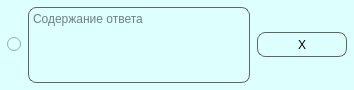
<?xml version="1.0" encoding="UTF-8"?>
<ui version="4.0">
 <class>Form</class>
 <widget class="QWidget" name="Form">
  <property name="geometry">
   <rect>
    <x>0</x>
    <y>0</y>
    <width>354</width>
    <height>90</height>
   </rect>
  </property>
  <property name="windowTitle">
   <string>Form</string>
  </property>
  <layout class="QVBoxLayout" name="verticalLayout">
   <property name="spacing">
    <number>0</number>
   </property>
   <property name="leftMargin">
    <number>0</number>
   </property>
   <property name="topMargin">
    <number>0</number>
   </property>
   <property name="rightMargin">
    <number>0</number>
   </property>
   <property name="bottomMargin">
    <number>0</number>
   </property>
   <item>
    <widget class="QWidget" name="widgetP" native="true">
     <property name="enabled">
      <bool>true</bool>
     </property>
     <property name="sizePolicy">
      <sizepolicy hsizetype="Preferred" vsizetype="Preferred">
       <horstretch>0</horstretch>
       <verstretch>0</verstretch>
      </sizepolicy>
     </property>
     <property name="minimumSize">
      <size>
       <width>0</width>
       <height>90</height>
      </size>
     </property>
     <property name="maximumSize">
      <size>
       <width>16777215</width>
       <height>90</height>
      </size>
     </property>
     <property name="baseSize">
      <size>
       <width>0</width>
       <height>0</height>
      </size>
     </property>
     <property name="styleSheet">
      <string notr="true">background-color: rgb(221, 255, 253);</string>
     </property>
     <layout class="QHBoxLayout" name="horizontalLayout">
      <property name="spacing">
       <number>7</number>
      </property>
      <property name="leftMargin">
       <number>7</number>
      </property>
      <property name="topMargin">
       <number>7</number>
      </property>
      <property name="rightMargin">
       <number>7</number>
      </property>
      <property name="bottomMargin">
       <number>7</number>
      </property>
      <item>
       <widget class="QRadioButton" name="radioButton_is_correct">
        <property name="text">
         <string/>
        </property>
       </widget>
      </item>
      <item>
       <widget class="QTextEdit" name="textEdit_answer">
        <property name="styleSheet">
         <string notr="true">border: 1px solid  rgb(92, 103, 101);
border-radius: 8px;</string>
        </property>
        <property name="placeholderText">
         <string>Содержание ответа</string>
        </property>
       </widget>
      </item>
      <item>
       <widget class="QPushButton" name="pushButton_delete_answer">
        <property name="minimumSize">
         <size>
          <width>90</width>
          <height>25</height>
         </size>
        </property>
        <property name="styleSheet">
         <string notr="true">QPushButton {
	border: 1px solid  rgb(92, 103, 101);
	border-radius: 8px;

}

QPushButton::pressed {
	background-color: rgb(196, 235, 255);

}</string>
        </property>
        <property name="text">
         <string>X</string>
        </property>
       </widget>
      </item>
     </layout>
    </widget>
   </item>
  </layout>
 </widget>
 <resources/>
 <connections/>
</ui>
